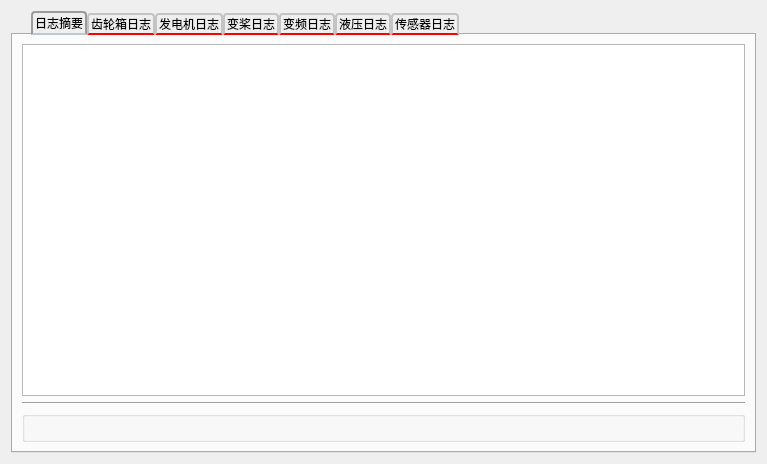
<?xml version="1.0" encoding="UTF-8"?>
<ui version="4.0">
 <class>Form</class>
 <widget class="QWidget" name="Form">
  <property name="geometry">
   <rect>
    <x>0</x>
    <y>0</y>
    <width>767</width>
    <height>464</height>
   </rect>
  </property>
  <property name="windowTitle">
   <string>Log</string>
  </property>
  <layout class="QVBoxLayout" name="verticalLayout">
   <item>
    <widget class="QTabWidget" name="tabWidget">
     <property name="styleSheet">
      <string notr="true">/* 向在移动 */
QTabWidget::tab-bar {
	left:20px;
}

QTabBar::tab {
	background:qlineargradient(x1: 0, y1: 0, x2: 0, y2: 1,
					stop: 0 #E1E1E1, stop: 0.4 #DDDDDD,
                               	stop: 0.5 #D8D8D8, stop: 1.0 #D3D3D3);
	border:2px solid #C4C4C3;
	border-bottom-color:red;
	border-top-left-radius:4px;
	border-top-right-radius:4px;
	min-width:8px;
	padding:2px;
}

/* 标签被选中时或鼠标悬浮时 */
QTabBar::tab:selected,QTabBar::tab:hover {
	background:qlineargradient(x1: 0, y1: 0, x2: 0, y2: 1,
                                stop: 0 #fafafa, stop: 0.4 #f4f4f4,
                                stop: 0.5 #e7e7e7, stop: 1.0 #fafafa);
}

/* 标签被选中时 */
QTabBar::tab:selected {
	border-color:#9B9B9B;
	border-bottom-color:#C2C7CB;
}

/* 标签未被选中时 */
QTabBar::tab:!selected {
	margin-top:2px;
}</string>
     </property>
     <property name="tabPosition">
      <enum>QTabWidget::North</enum>
     </property>
     <property name="currentIndex">
      <number>0</number>
     </property>
     <widget class="QWidget" name="tab1">
      <attribute name="title">
       <string>日志摘要</string>
      </attribute>
      <layout class="QVBoxLayout" name="verticalLayout_8">
       <item>
        <widget class="QPlainTextEdit" name="summary_plainTextEdit"/>
       </item>
       <item>
        <widget class="Line" name="line">
         <property name="orientation">
          <enum>Qt::Horizontal</enum>
         </property>
        </widget>
       </item>
       <item>
        <widget class="QGroupBox" name="plot_groupBox">
         <property name="title">
          <string/>
         </property>
        </widget>
       </item>
      </layout>
     </widget>
     <widget class="QWidget" name="tab2">
      <attribute name="title">
       <string>齿轮箱日志</string>
      </attribute>
      <layout class="QVBoxLayout" name="verticalLayout_2">
       <item>
        <widget class="QPlainTextEdit" name="gb_plainTextEdit"/>
       </item>
      </layout>
     </widget>
     <widget class="QWidget" name="tab3">
      <attribute name="title">
       <string>发电机日志</string>
      </attribute>
      <layout class="QVBoxLayout" name="verticalLayout_3">
       <item>
        <widget class="QPlainTextEdit" name="ge_plainTextEdit"/>
       </item>
      </layout>
     </widget>
     <widget class="QWidget" name="tab4">
      <attribute name="title">
       <string>变桨日志</string>
      </attribute>
      <layout class="QVBoxLayout" name="verticalLayout_4">
       <item>
        <widget class="QPlainTextEdit" name="pitch_plainTextEdit"/>
       </item>
      </layout>
     </widget>
     <widget class="QWidget" name="tab5">
      <attribute name="title">
       <string>变频日志</string>
      </attribute>
      <layout class="QVBoxLayout" name="verticalLayout_5">
       <item>
        <widget class="QPlainTextEdit" name="co_plainTextEdit"/>
       </item>
      </layout>
     </widget>
     <widget class="QWidget" name="tab6">
      <attribute name="title">
       <string>液压日志</string>
      </attribute>
      <layout class="QVBoxLayout" name="verticalLayout_6">
       <item>
        <widget class="QPlainTextEdit" name="hy_plainTextEdit"/>
       </item>
      </layout>
     </widget>
     <widget class="QWidget" name="tab_6">
      <attribute name="title">
       <string>传感器日志</string>
      </attribute>
      <layout class="QVBoxLayout" name="verticalLayout_7">
       <item>
        <widget class="QPlainTextEdit" name="se_plainTextEdit"/>
       </item>
      </layout>
     </widget>
    </widget>
   </item>
  </layout>
 </widget>
 <resources/>
 <connections/>
</ui>
